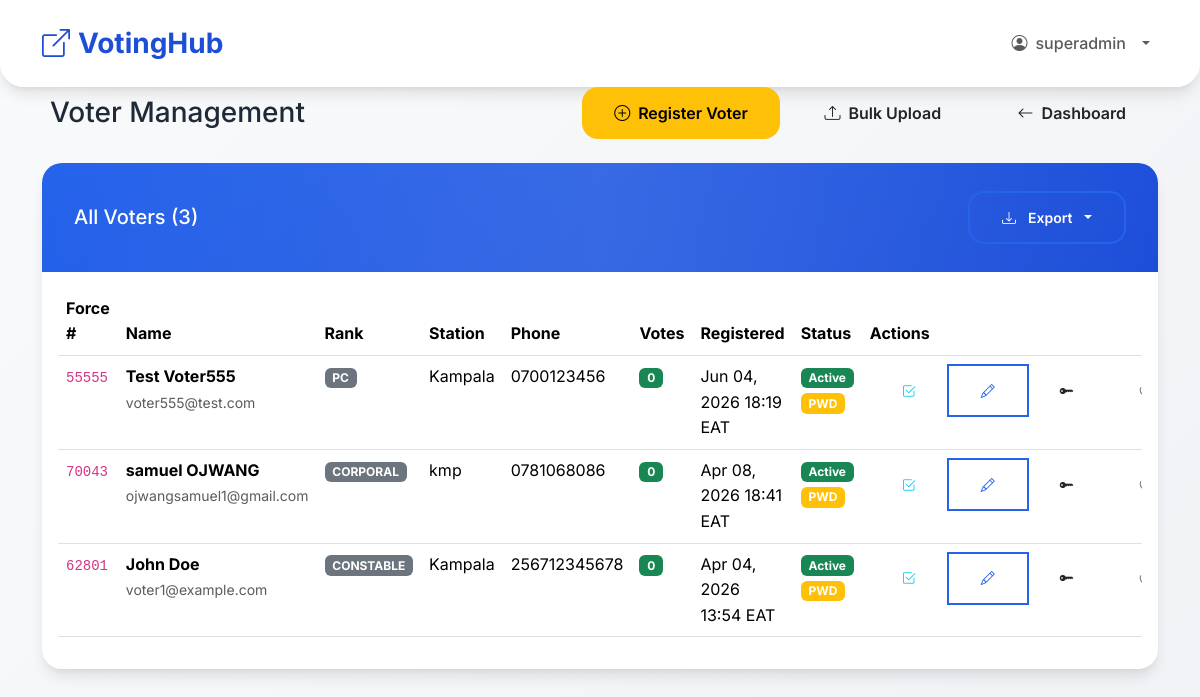
/polls/admin/voters/ (signed in), run on the app's committed database.
### polls/models.py (models this page shows, shortened)
class PoliceUser(AbstractUser):
    force_number = models.CharField(
        max_length=50,
        unique=True,
        help_text="Force Number"
    )
    rank = models.CharField(
        max_length=50,
        choices=[
            ('PC', 'PC'),
            ('CPL', 'CPL'),
            ('SGT', 'SGT'),
            ('S/SGT', 'S/SGT'),
            ('HCM', 'HCM'),
            ('AIP', 'AIP'),
            ('IP', 'IP'),
            ('ASP', 'ASP'),
            ('SP', 'SP'),
            ('SSP', 'SSP'),
            ('ACP', 'ACP'),
            ('CP', 'CP'),
        ]
    )
    station = models.CharField(max_length=100)
    phone = models.CharField(max_length=15, blank=True)
    otp_code = models.CharField(max_length=6, blank=True, null=True)
    otp_expiry = models.DateTimeField(blank=True, null=True)
    is_active_voter = models.BooleanField(default=False)
    role = models.CharField(
        max_length=20,
        choices=[
            ('SUPER_ADMIN', 'Super Admin'),
            ('ADMIN', 'Election Admin'),
            ('VOTER', 'Voter'),
        ],
        default='VOTER'
    )
    must_change_password = models.BooleanField(default=True)

### polls/views_admin.py (the view)
# urls.py: path('admin/voters/', views_admin.admin_voters, name='admin_voters'),
@login_required
@user_passes_test(is_admin)
def admin_voters(request):
    voters = PoliceUser.objects.filter(role='VOTER').order_by('-date_joined')
    return render(request, 'polls/admin_voters.html', {
        'voters': voters, 'is_superadmin': request.user.role == 'SUPER_ADMIN'
    })

### polls/views_admin.py (called while the page is built)
def is_admin(user):
    return user.role in ['SUPER_ADMIN', 'ADMIN']

### templates/polls/admin_voters.html (shortened to what this page needs)
{% extends 'base.html' %}
{% block content %}
<div class="row justify-content-center">
    <div class="col-lg-12">
        <div class="d-flex justify-content-between align-items-center mb-4">
            <h1 class="h3 mb-0">
                Voter Management
            </h1>
            <div>
                <a href="{% url 'polls:admin_register_voter' %}" class="btn btn-warning me-2">
                    <i class="bi bi-plus-circle"></i> Register Voter
                </a>
<a href="{% url 'polls:bulk_register_voters' %}" class="btn btn-bulk-upload me-2">
                    <i class="bi bi-upload"></i> Bulk Upload
                </a>
                <a href="{% url 'polls:admin_dashboard' %}" class="btn btn-back-dashboard">
                    <i class="bi bi-arrow-left"></i> Dashboard
                </a>
            </div>
        </div>
        <div class="card mb-4">
            <div class="card-header">
                <div class="d-flex justify-content-between align-items-center">
                    <h5 class="mb-0">All Voters ({{ voters.count }})</h5>
                    <div class="btn-group">
                        <button type="button" class="btn btn-sm btn-outline-primary dropdown-toggle text-white" data-bs-toggle="dropdown">
                            <i class="bi bi-download me-1"></i> Export
                        </button>
                    </div>
                </div>
            </div>
            <div class="card-body">
                {% if voters %}
                    <div class="table-responsive">
                        <table class="table table-hover">
                            <thead>
                                <tr>
                                    <th>Force #</th>
                                    <th>Name</th>
                                    <th>Rank</th>
                                    <th>Station</th>
                                    <th>Phone</th>
                                    <th>Votes</th>
                                    <th>Registered</th>
                                    <th>Status</th>
                                    <th>Actions</th>
                                </tr>
                            </thead>
                            <tbody>
                                {% for voter in voters %}
                                <tr>
                                    <td><code>{{ voter.force_number }}</code></td>
                                    <td>
                                        <strong>{{ voter.get_full_name }}</strong>
                                        <br><small class="text-muted">{{ voter.email }}</small>
                                    </td>
                                    <td><span class="badge bg-secondary">{{ voter.get_rank_display }}</span></td>
                                    <td>{{ voter.station }}</td>
                                    <td>{{ voter.phone|default:"-" }}</td>
                                    <td><span class="badge bg-success">{{ voter.votes.count }}</span></td>
                                    <td>{{ voter.date_joined|date:"M d, Y H:i" }} EAT</td>
                                    <td>
                                        {% if voter.is_active %}
                                            <span class="badge bg-success">Active</span>
                                        {% else %}
                                            <span class="badge bg-danger">Inactive</span>
                                        {% endif %}
                                        {% if voter.must_change_password %}
                                            <span class="badge bg-warning">PWD</span>
                                        {% endif %}
                                    </td>
                                    <td>
                                        <div class="btn-group btn-group-sm">
                                            <a href="{% url 'polls:admin_voter_elections' voter.id %}" class="btn btn-outline-info" title="Manage Elections">
                                                <i class="bi bi-check2-square"></i>
                                            </a>
                                            <a href="{% url 'polls:admin_edit_voter' voter.id %}" class="btn btn-outline-primary" title="Edit">
                                                <i class="bi bi-pencil"></i>
                                            </a>
                                            {% if is_superadmin %}
                                                <a href="{% url 'polls:admin_change_voter_password' voter.id %}" class="btn btn-outline-dark" title="Change Password">
                                                    <i class="bi bi-key-fill"></i>
                                                </a>
                                            {% endif %}
                                            <form method="post" action="{% url 'polls:admin_reset_voter_votes' voter.id %}" style="display:inline;" onsubmit="return confirm('Reset ALL votes for {{ voter.get_full_name }}? They will be able to vote again.')">
                                                <button type="submit" class="btn btn-outline-secondary" title="Reset Votes">
                                                    <i class="bi bi-arrow-counterclockwise"></i>
                                                </button>
                                            </form>
                                        </div>
                                    </td>
                                </tr>
                                {% endfor %}
                            </tbody>
                        </table>
                    </div>
                {% endif %}
            </div>
        </div>
    </div>
</div>
{% endblock %}

### templates/base.html (shortened to what this page needs)
<!DOCTYPE html>
<html lang="en">
<head>
    <link href="https://cdn.jsdelivr.net/npm/bootstrap@5.3.3/dist/css/bootstrap.min.css" rel="stylesheet">
    {% load static %}
    <link href="https://cdn.jsdelivr.net/npm/bootstrap-icons@1.11.3/font/bootstrap-icons.css" rel="stylesheet">
    <link rel="stylesheet" href="{% static 'polls/css/modern.css' %}">
</head>
<body class="{% block body_class %}{% endblock %}">
    <nav class="navbar navbar-expand-lg py-3">
        <div class="container">
            <a class="navbar-brand fw-bold" href="{% url 'polls:dashboard' %}">
                <i class="bi bi-box-arrow-up-right me-2"></i>VotingHub
            </a>
            <div class="collapse navbar-collapse" id="navbarNav">
                <ul class="navbar-nav ms-auto align-items-lg-center">
                    {% if user.is_authenticated %}
                        <li class="nav-item dropdown">
                            <a class="nav-link dropdown-toggle d-flex align-items-center gap-2" href="#" role="button" data-bs-toggle="dropdown" aria-expanded="false">
                                <i class="bi bi-person-circle"></i> <span>{{ user.username }}</span>
                            </a>
                        </li>
                    {% else %}
                        <li class="nav-item">
                            <a class="nav-link" href="{% url 'polls:login' %}"><i class="bi bi-box-arrow-in-right me-1"></i> Login</a>
                        </li>
                    {% endif %}
                </ul>
            </div>
        </div>
    </nav>
    <div class="container">
        {% block content %}
        {% endblock %}
    </div>
</body>
</html>

### static/polls/css/modern.css (style rules this page uses)
:root { --primary: #2563eb; --primary-dark: #1d4ed8; --success: #10b981; --success-dark: #059669; --danger: #ef4444; --warning: #f59e0b; --dark: #1f2937; --light: #f9fafb; --border: #e5e7eb; --shadow: 0 10px 15px -3px rgba(0,0,0,0.1), 0 4px 6px -2px rgba(0,0,0,0.05); --shadow-lg: 0 25px 50px -12px rgba(0,0,0,0.25); }
* { margin: 0; padding: 0; box-sizing: border-box; }
body { font-family: 'Inter', -apple-system, BlinkMacSystemFont, sans-serif; line-height: 1.6; color: var(--dark); background: linear-gradient(135deg, var(--light) 0%, #f0f2f5 100%); min-height: 100vh; }
.navbar { background: rgba(255, 255, 255, 0.98); backdrop-filter: blur(20px); box-shadow: var(--shadow); border-radius: 0 0 24px 24px; padding: 1rem 0; }
.navbar-brand { font-weight: 800; font-size: 1.75rem; color: var(--primary-dark) !important; }
.card { background: white; border-radius: 20px; box-shadow: var(--shadow); border: none; overflow: hidden; transition: all 0.3s cubic-bezier(0.4, 0, 0.2, 1); }
.card-header { background: linear-gradient(135deg, var(--primary) 0%, var(--primary-dark) 100%); color: white; padding: 1.75rem 2rem; border: none; position: relative; overflow: hidden; }
.card-header::before { content: ''; position: absolute; top: 0; left: 0; right: 0; bottom: 0; background: linear-gradient(90deg, transparent 0%, rgba(255,255,255,0.1) 50%, transparent 100%); animation: shimmer 2s infinite; }
.btn { border-radius: 16px; padding: 0.875rem 2rem; font-weight: 600; border: none; transition: all 0.3s cubic-bezier(0.4, 0, 0.2, 1); text-decoration: none; display: inline-flex; align-items: center; gap: 0.5rem; position: relative; overflow: hidden; }
.btn::before { content: ''; position: absolute; top: 0; left: -100%; width: 100%; height: 100%; background: linear-gradient(90deg, transparent, rgba(255,255,255,0.3), transparent); transition: left 0.5s; }
.btn-outline-primary { color: var(--primary); border: 2px solid var(--primary); background: transparent; }
.navbar-nav .nav-link { white-space: nowrap; font-weight: 500; }
.navbar-nav .dropdown-toggle::after { vertical-align: middle; margin-left: 0.5rem; }
.card { animation: fadeInUp 0.6s ease forwards; }

### data on the page
PoliceUser: username "superadmin"
PoliceUser: force_number "55555", get_full_name "Test Voter555", email "voter555@test.com", rank "PC", station "Kampala", phone "0700123456", votes.count "0", date_joined "Jun 04, 2026 18:19", is_active "Active", must_change_password "PWD"
PoliceUser: force_number "70043", get_full_name "samuel OJWANG", email "ojwangsamuel1@gmail.com", rank "CORPORAL", station "kmp", phone "0781068086", votes.count "0", date_joined "Apr 08, 2026 18:41", is_active "Active", must_change_password "PWD"
PoliceUser: force_number "62801", get_full_name "John Doe", email "voter1@example.com", rank "CONSTABLE", station "Kampala", phone "256712345678", votes.count "0", date_joined "Apr 04, 2026 13:54", is_active "Active", must_change_password "PWD"

### other printed values
{{ voters.count }} "3"
